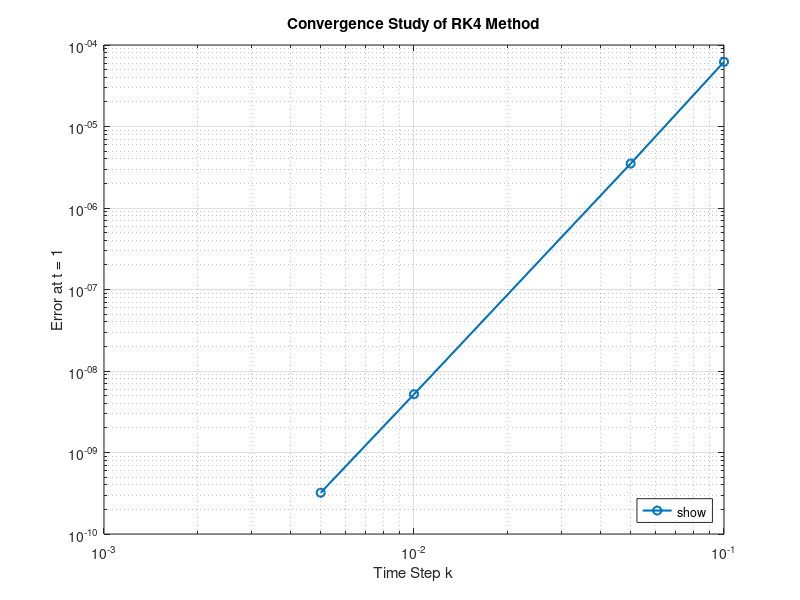

Here is the MATLAB script that generated this plot:
format long g
t0 = 0;            
t_end = 1;           
y0 = 3;           
exact_solution = @(t) 12  ./ (exp(4 * t) + 3); 


f = @(t, y) y^2 - 4*y;


k_values = [0.1, 0.05, 0.01, 0.005];
errors = zeros(size(k_values)); 

for i = 1:length(k_values)
    k = k_values(i);
    t = t0:k:t_end;
    y = zeros(size(t));
    y(1) = y0;

    
    for n = 1:(length(t)-1)
        k1 = k * f(t(n), y(n));
        k2 = k * f(t(n) + k/2, y(n) + k1/2);
        k3 = k * f(t(n) + k/2, y(n) + k2/2);
        k4 = k * f(t(n) + k, y(n) + k3);
        y(n+1) = y(n) + (k1 + 2*k2 + 2*k3 + k4) / 6;
    end
    

    exact_y_end = exact_solution(t_end);
    errors(i) = abs(y(end) - exact_y_end);
end
p = polyfit(log(k_values), log(errors), 1);

figure;
loglog(k_values, errors, '-o', 'DisplayName', ['(Slope = ', num2str(p(1), '%.2f'), ')'], 'LineWidth', 1.5);
hold on
xlabel('Time Step k');
ylabel('Error at t = 1');
title('Convergence Study of RK4 Method');
grid on;
legend('show', 'Location', 'southeast');

hold off;

exportgraphics(gcf, "4b.png", 'Resolution', 300);
